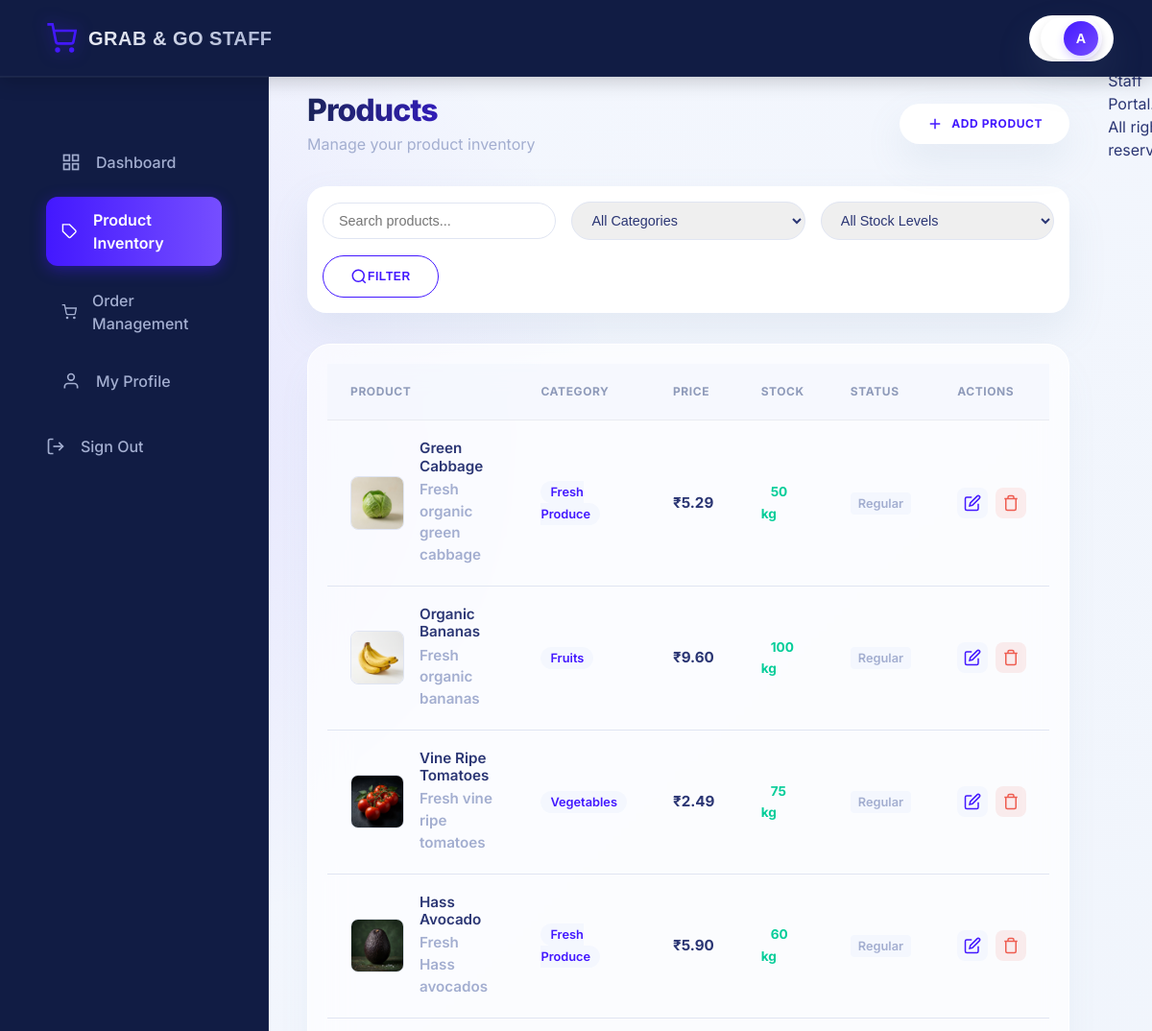
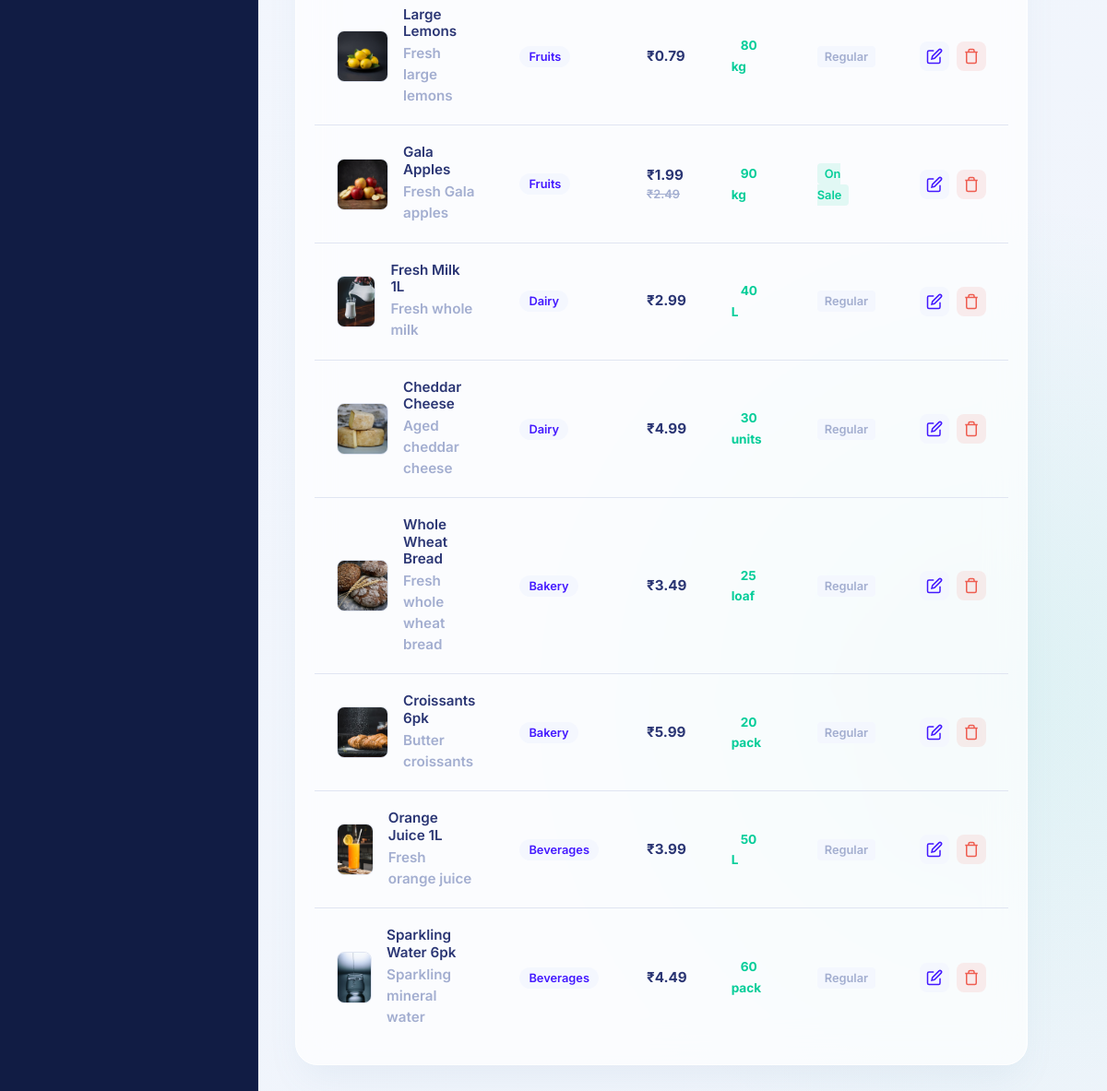
Page /staff/products.php (signed in) on the committed database (2 pictures, top to bottom).
### tables this page shows
CREATE TABLE IF NOT EXISTS products (
    id INT PRIMARY KEY AUTO_INCREMENT,
    name VARCHAR(255) NOT NULL,
    category_id INT,
    price DECIMAL(10,2) NOT NULL,
    original_price DECIMAL(10,2),
    stock INT DEFAULT 0,
    unit VARCHAR(50) DEFAULT 'units',
    image_url VARCHAR(255),
    description TEXT,
    dietary_tags VARCHAR(255),
    is_sale BOOLEAN DEFAULT FALSE,
    created_at TIMESTAMP DEFAULT CURRENT_TIMESTAMP,
    updated_at TIMESTAMP DEFAULT CURRENT_TIMESTAMP ON UPDATE CURRENT_TIMESTAMP,
    FOREIGN KEY (category_id) REFERENCES categories(id) ON DELETE SET NULL,
    INDEX idx_category (category_id),
    INDEX idx_price (price),
    INDEX idx_sale (is_sale)
);

CREATE TABLE IF NOT EXISTS categories (
    id INT PRIMARY KEY AUTO_INCREMENT,
    name VARCHAR(100) NOT NULL,
    icon VARCHAR(50),
    display_order INT DEFAULT 0,
    created_at TIMESTAMP DEFAULT CURRENT_TIMESTAMP,
    INDEX idx_display_order (display_order)
);

### staff/products.php (the view, shortened to what this page needs)
<?php
require_once 'header.php';
$search = $_GET['search'] ?? '';
$query = "SELECT p.*, c.name as category_name FROM products p
          LEFT JOIN categories c ON p.category_id = c.id
          WHERE 1=1";
$query .= " ORDER BY p.created_at DESC";
$products = $conn->query($query);
?>
<?php require_once 'sidebar.php'; ?>
<main class="admin-main">
    <div class="admin-container">
        <div class="page-header">
            <div>
                <h1>Products</h1>
                <p class="text-secondary">Manage your product inventory</p>
            </div>
            <div class="page-actions">
                <a href="add_product.php" class="btn btn-primary">
                    <svg width="18" height="18" viewBox="0 0 24 24" fill="none" stroke="currentColor" stroke-width="2">
                        <line x1="12" y1="5" x2="12" y2="19"></line>
                        <line x1="5" y1="12" x2="19" y2="12"></line>
                    </svg>
                    Add Product
                </a>
            </div>
        </div>
        <div class="filters-bar">
            <form method="GET" class="filters-form">
                <div class="filter-group">
                    <input
                        type="text"
                        name="search"
                        placeholder="Search products..."
                        value="<?php echo htmlspecialchars($search); ?>"
                        class="filter-input"
                    >
                </div>
                <div class="filter-group">
                    <select name="category" class="filter-select">
                        <option value="">All Categories</option>
                    </select>
                </div>
                <div class="filter-group">
                    <select name="stock" class="filter-select">
                        <option value="">All Stock Levels</option>
                    </select>
                </div>
                <button type="submit" class="btn btn-secondary">
                    <svg width="18" height="18" viewBox="0 0 24 24" fill="none" stroke="currentColor" stroke-width="2">
                        <circle cx="11" cy="11" r="8"></circle>
                        <path d="m21 21-4.35-4.35"></path>
                    </svg>
                    Filter
                </button>
            </form>
        </div>
        <div class="table-card">
            <table class="data-table">
                <thead>
                    <tr>
                        <th>Product</th>
                        <th>Category</th>
                        <th>Price</th>
                        <th>Stock</th>
                        <th>Status</th>
                        <th>Actions</th>
                    </tr>
                </thead>
                <tbody>
                    <?php if ($products && $products->num_rows > 0): ?>
                        <?php while ($product = $products->fetch_assoc()): ?>
                            <tr>
                                <td>
                                    <div class="product-cell">
                                        <img
                                            src="../<?php echo htmlspecialchars($product['image_url'] ?? 'images/placeholder.jpg'); ?>"
                                            alt="<?php echo htmlspecialchars($product['name']); ?>"
                                            class="product-thumb"
                                            onerror="this.onerror=null; this.src='../images/placeholder.jpg'"
                                        >
                                        <div>
                                            <h4><?php echo htmlspecialchars($product['name']); ?></h4>
                                            <p class="text-secondary text-sm">
                                                <?php echo htmlspecialchars(substr($product['description'] ?? '', 0, 50)); ?>
                                            </p>
                                        </div>
                                    </div>
                                </td>
                                <td>
                                    <span class="category-badge">
                                        <?php echo htmlspecialchars($product['category_name'] ?? 'Uncategorized'); ?>
                                    </span>
                                </td>
                                <td>
                                    <div class="price-cell">
                                        <span class="price-current">₹<?php echo number_format($product['price'], 2); ?></span>
                                        <?php if ($product['original_price']): ?>
                                            <span class="price-original">₹<?php echo number_format($product['original_price'], 2); ?></span>
                                        <?php endif; ?>
                                    </div>
                                </td>
                                <td>
                                    <?php
                                    $stock = $product['stock'];
                                    $stock_class = $stock == 0 ? 'stock-out' : ($stock < 10 ? 'stock-low' : 'stock-good');
                                    ?>
                                    <span class="stock-badge <?php echo $stock_class; ?>">
                                         <?php echo $stock; ?> <?php echo htmlspecialchars($product['unit'] ?? 'units'); ?>
                                     </span>
                                </td>
                                <td>
                                    <?php if ($product['is_sale']): ?>
                                        <span class="badge badge-success">On Sale</span>
                                    <?php else: ?>
                                        <span class="badge badge-neutral">Regular</span>
                                    <?php endif; ?>
                                </td>
                                <td>
                                    <div class="action-buttons">
                                        <a href="edit_product.php?id=<?php echo $product['id']; ?>" class="btn-icon" title="Edit">
                                            <svg width="18" height="18" viewBox="0 0 24 24" fill="none" stroke="currentColor" stroke-width="2">
                                                <path d="M11 4H4a2 2 0 0 0-2 2v14a2 2 0 0 0 2 2h14a2 2 0 0 0 2-2v-7"></path>
                                                <path d="M18.5 2.5a2.121 2.121 0 0 1 3 3L12 15l-4 1 1-4 9.5-9.5z"></path>
                                            </svg>
                                        </a>
                                        <button
                                            class="btn-icon btn-icon-danger delete-product-btn"
                                            data-id="<?php echo $product['id']; ?>"
                                            data-name="<?php echo htmlspecialchars($product['name']); ?>"
                                            title="Delete"
                                        >
                                            <svg width="18" height="18" viewBox="0 0 24 24" fill="none" stroke="currentColor" stroke-width="2">
                                                <polyline points="3 6 5 6 21 6"></polyline>
                                                <path d="M19 6v14a2 2 0 0 1-2 2H7a2 2 0 0 1-2-2V6m3 0V4a2 2 0 0 1 2-2h4a2 2 0 0 1 2 2v2"></path>
                                            </svg>
                                        </button>
                                    </div>
                                </td>
                            </tr>
                        <?php endwhile; ?>
                    <?php endif; ?>
                </tbody>
            </table>
        </div>
    </div>
</main>
<?php require_once 'footer.php'; ?>

### css/design-system.css (style rules this page uses)
:root { --color-primary: #00D563; --color-primary-dark: #00B854; --color-primary-light: #33DE82; --color-dark-green: #1A4D2E; --color-dark-green-overlay: rgba(26, 77, 46, 0.9); --color-text-primary: #1A1A1A; --color-text-secondary: #666666; --color-text-light: #999999; --color-text-white: #FFFFFF; --color-bg-primary: #FFFFFF; --color-bg-secondary: #F5F5F5; --color-bg-light: #FAFAFA; --color-border: #E0E0E0; --color-border-light: #F0F0F0; --color-error: #FF4444; --color-success: #00D563; --color-warning: #FFA500; --color-sale-red: #FF4444; --color-sale-bg: #FFE5E5; --font-family: 'Inter', -apple-system, BlinkMacSystemFont, 'Segoe UI', sans-serif; --font-size-xs: 12px; --font-size-sm: 14px; --font-size-base: 16px; --font-size-lg: 18px; --font-size-xl: 20px; --font-size-2xl: 24px; --font-size-3xl: 32px; --font-size-4xl: 40px; --font-size-5xl: 48px; --font-weight-normal: 400; --font-weight-medium: 500; --font-weight-semibold: 600; --font-weight-bold: 700; --line-height-tight: 1.2; --line-height-normal: 1.5; --line-height-relaxed: 1.75; --spacing-xs: 4px; --spacing-sm: 8px; --spacing-md: 16px; --spacing-lg: 24px; --spacing-xl: 32px; --spacing-2xl: 48px; --spacing-3xl: 64px; --spacing-4xl: 80px; --radius-sm: 4px; --radius-md: 8px; --radius-lg: 12px; --radius-xl: 16px; --radius-full: 9999px; --shadow-sm: 0 1px 2px rgba(0, 0, 0, 0.05); --shadow-md: 0 4px 6px rgba(0, 0, 0, 0.07); --shadow-lg: 0 10px 15px rgba(0, 0, 0, 0.1); --shadow-xl: 0 20px 25px rgba(0, 0, 0, 0.15); --transition-fast: 150ms ease; --transition-base: 250ms ease; --transition-slow: 350ms ease; --z-dropdown: 1000; --z-sticky: 1020; --z-fixed: 1030; --z-modal-backdrop: 1040; --z-modal: 1050; --z-popover: 1060; --z-tooltip: 1070; }
* { margin: 0; padding: 0; box-sizing: border-box; }
html { font-size: 16px; -webkit-font-smoothing: antialiased; -moz-osx-font-smoothing: grayscale; }
body { font-family: var(--font-family); font-size: var(--font-size-base); font-weight: var(--font-weight-normal); line-height: var(--line-height-normal); color: var(--color-text-primary); background-color: var(--color-bg-primary); }
h1, h2, h3, h4, h5, h6 { font-weight: var(--font-weight-semibold); line-height: var(--line-height-tight); color: var(--color-text-primary); }
h1 { font-size: var(--font-size-5xl); }
h4 { font-size: var(--font-size-2xl); }
.text-sm { font-size: var(--font-size-sm); }
.text-secondary { color: var(--color-text-secondary); }

### css/admin-premium.css (style rules this page uses)
.admin-body { background-color: #F4F7FE; background-image: radial-gradient(circle at 10% 20%, rgba(67, 24, 255, 0.08) 0%, transparent 25%), radial-gradient(circle at 90% 80%, rgba(5, 205, 153, 0.08) 0%, transparent 25%), linear-gradient(135deg, #F4F7FE 0%, #EFF4FB 100%); background-attachment: fixed; font-family: 'DM Sans', 'Inter', -apple-system, sans-serif !important; -webkit-font-smoothing: antialiased; }
.dashboard-card, .table-card { background: rgba(255, 255, 255, 0.7) !important; backdrop-filter: blur(20px); border: 1px solid rgba(255, 255, 255, 1) !important; border-radius: 24px !important; box-shadow: 0 20px 40px -10px rgba(112, 144, 176, 0.1) !important; overflow: hidden; margin-top: 32px; }
.btn { border-radius: 50px !important; font-weight: 700 !important; transition: all 0.3s ease; text-transform: uppercase; font-size: 0.75rem !important; letter-spacing: 0.05em; padding: 12px 28px !important; text-decoration: none !important; display: inline-flex; align-items: center; justify-content: center; cursor: pointer; }
.btn-secondary { background: rgba(255, 255, 255, 0.5) !important; color: #4318FF !important; border: 1px solid #4318FF !important; }
.page-header h1 { background: linear-gradient(90deg, #1B2559 0%, #4318FF 100%); -webkit-background-clip: text; -webkit-text-fill-color: transparent; font-weight: 800 !important; font-size: 2rem !important; }
.text-secondary { color: #A3AED0 !important; font-size: 0.95rem; margin-top: 4px; }
.data-table th { background: rgba(244, 247, 254, 0.8) !important; color: #8F9BBA; font-weight: 700; text-transform: uppercase; font-size: 0.75rem; padding: 20px 24px !important; border-bottom: 1px solid rgba(0, 0, 0, 0.05); }
.data-table td { padding: 20px 24px !important; color: #1B2559; font-weight: 600; font-size: 0.95rem; background: transparent; }
.data-table { width: 100%; border-collapse: collapse; }

### rows in the picture
products: image_url (picture), name "Green Cabbage", description "Fresh organic green cabbage", category.name "Fresh Produce", price "5.29", stock "50", unit "kg", is_sale "Regular"
products: image_url (picture), name "Organic Bananas", description "Fresh organic bananas", category.name "Fruits", price "9.60", stock "100", unit "kg", is_sale "Regular"
products: image_url (picture), name "Vine Ripe Tomatoes", description "Fresh vine ripe tomatoes", category.name "Vegetables", price "2.49", stock "75", unit "kg", is_sale "Regular"
products: image_url (picture), name "Hass Avocado", description "Fresh Hass avocados", category.name "Fresh Produce", price "5.90", stock "60", unit "kg", is_sale "Regular"
products: image_url (picture), name "Large Lemons", description "Fresh large lemons", category.name "Fruits", price "0.79", stock "80", unit "kg", is_sale "Regular"
products: image_url (picture), name "Gala Apples", description "Fresh Gala apples", category.name "Fruits", price "1.99", original_price "2.49", stock "90", unit "kg", is_sale "On Sale"
products: image_url (picture), name "Fresh Milk 1L", description "Fresh whole milk", category.name "Dairy", price "2.99", stock "40", unit "L", is_sale "Regular"
products: image_url (picture), name "Cheddar Cheese", description "Aged cheddar cheese", category.name "Dairy", price "4.99", stock "30", unit "units", is_sale "Regular"
products: image_url (picture), name "Whole Wheat Bread", description "Fresh whole wheat bread", category.name "Bakery", price "3.49", stock "25", unit "loaf", is_sale "Regular"
products: image_url (picture), name "Croissants 6pk", description "Butter croissants", category.name "Bakery", price "5.99", stock "20", unit "pack", is_sale "Regular"
products: image_url (picture), name "Orange Juice 1L", description "Fresh orange juice", category.name "Beverages", price "3.99", stock "50", unit "L", is_sale "Regular"
products: image_url (picture), name "Sparkling Water 6pk", description "Sparkling mineral water", category.name "Beverages", price "4.49", stock "60", unit "pack", is_sale "Regular"

### other values in the picture
substr($_SESSION['full_name'] ?? 'S', 0, 1) "A"
